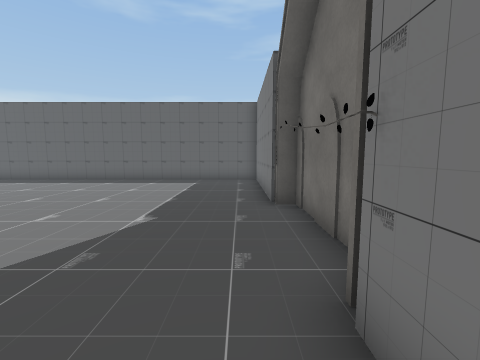
view 1 (above)

12 first-person views from a walk through a scene from a Unity 3-D project. The camera is 1.3 m above the floor, tilts 6° down and sees 90° across. The floor is counted in squares, 1 m on a side. Each view is taken from the middle of a square. On the plan, view 1 faces up. The plan holds only what a view shows up to about 12 squares ahead; the rest is blank. The player is left out. Some surface patterns are stand-ins.

view 2
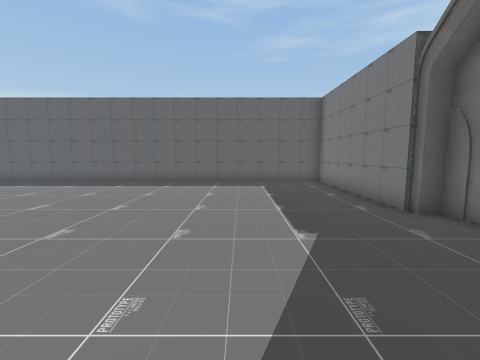

view 3
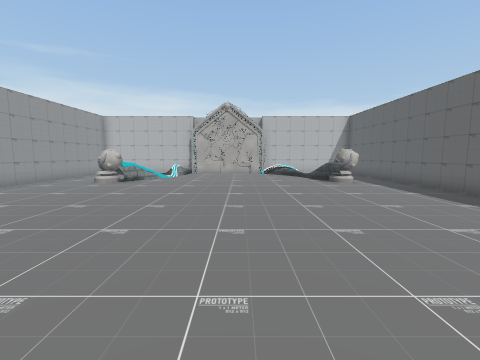

view 4
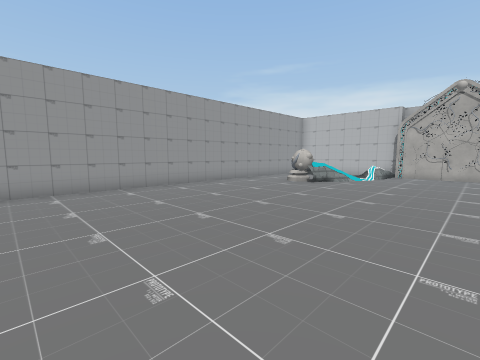

view 5
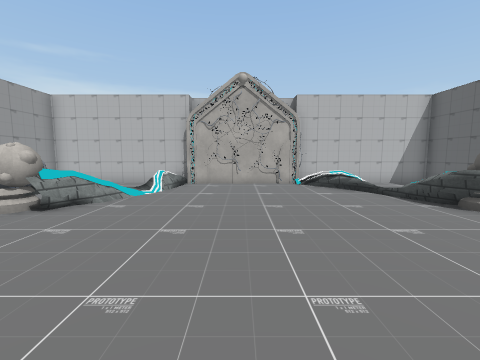

view 6
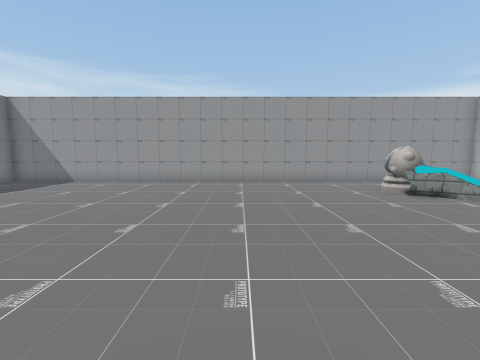

view 7
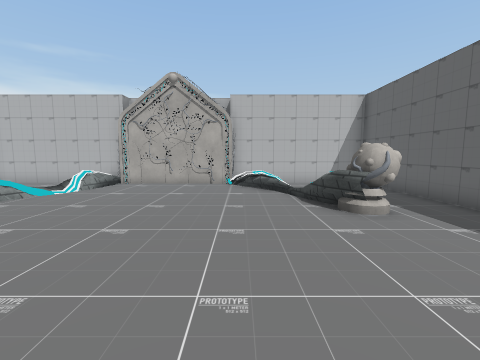

view 8
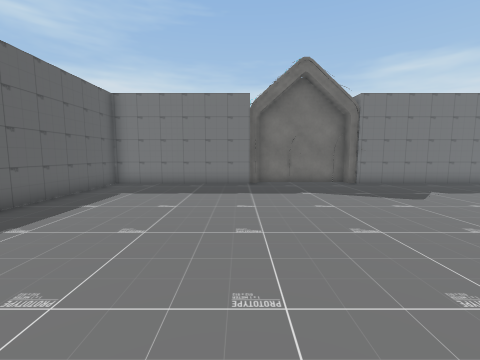

view 9
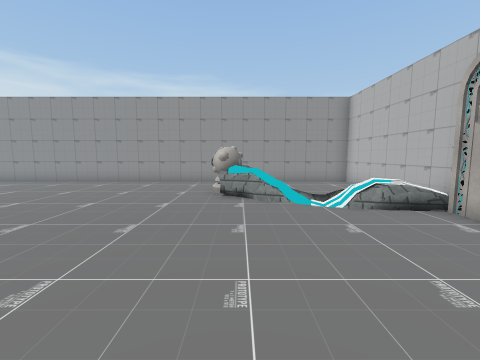

view 10
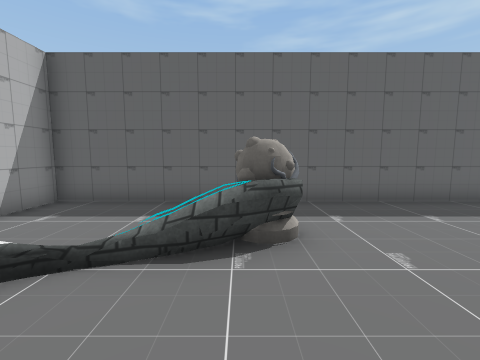

view 11
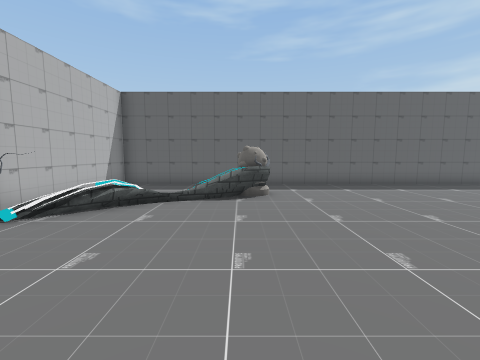

view 12
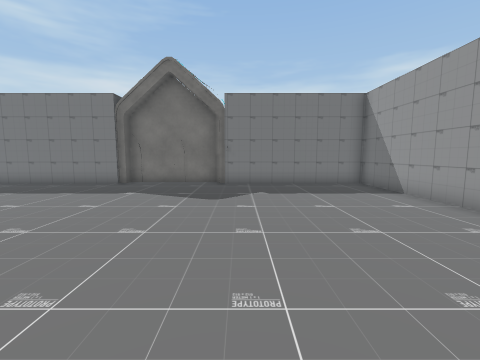

### Floor plan
Points are (right, up) in squares from view 1. A wall is a line through its corners. A room is listed if a view was taken in it or the views show most of it. See-through windows are left out.
Room 1 (views 1, 2, 3, 4, 5, 6, 7, 8, 9, 10, 11, 12)
walls: (0.9, 6.5) (0.9, 12.6) (-21.1, 12.6) (-21.1, 6.6); (-21.1, 1.6) (-21.1, -4.5) (0.9, -4.5) (0.9, 1.8)
low walls: (-16.2, -0.2) (-15.5, -0.4); (-15.5, 9.3) (-16.4, 9); (-15.4, 9.5) (-16.3, 8.9); (-16.4, -0.3) (-15.9, -0.4); (-16.6, 0) (-15.5, -0.6); (-16.9, 0.2) (-16.4, 0.1) (-15.8, -0.4); (-16.9, 0) (-16.4, -0.1); (-18.6, 8.1) (-19.5, 7.6); (-18.8, 8.1) (-20, 6.8); (-18.9, 8.1) (-19.1, 7.7); (-19.5, 7.4) (-20, 7.1); (-19.6, 7.5) (-19.9, 7.1); (-19.9, 6.7) (-20.5, 6.3)
objects: other object (-16, -2) to (-15, -1); other object (-16, 10) to (-15, 11); other object (2, 2) to (2, 6)

Positions as (right, up) in squares from view 1, and headings:
1: (0, 0), facing up
2: (-3, 1), facing up
3: (-4, 5), facing left
4: (-5, 5), facing down-left
5: (-10, 4), facing left
6: (-10, 7), facing down
7: (-10, 7), facing left
8: (-10, 7), facing right
9: (-16, 7), facing down
10: (-16, 6), facing up
11: (-16, 2), facing up
12: (-10, 1), facing right
